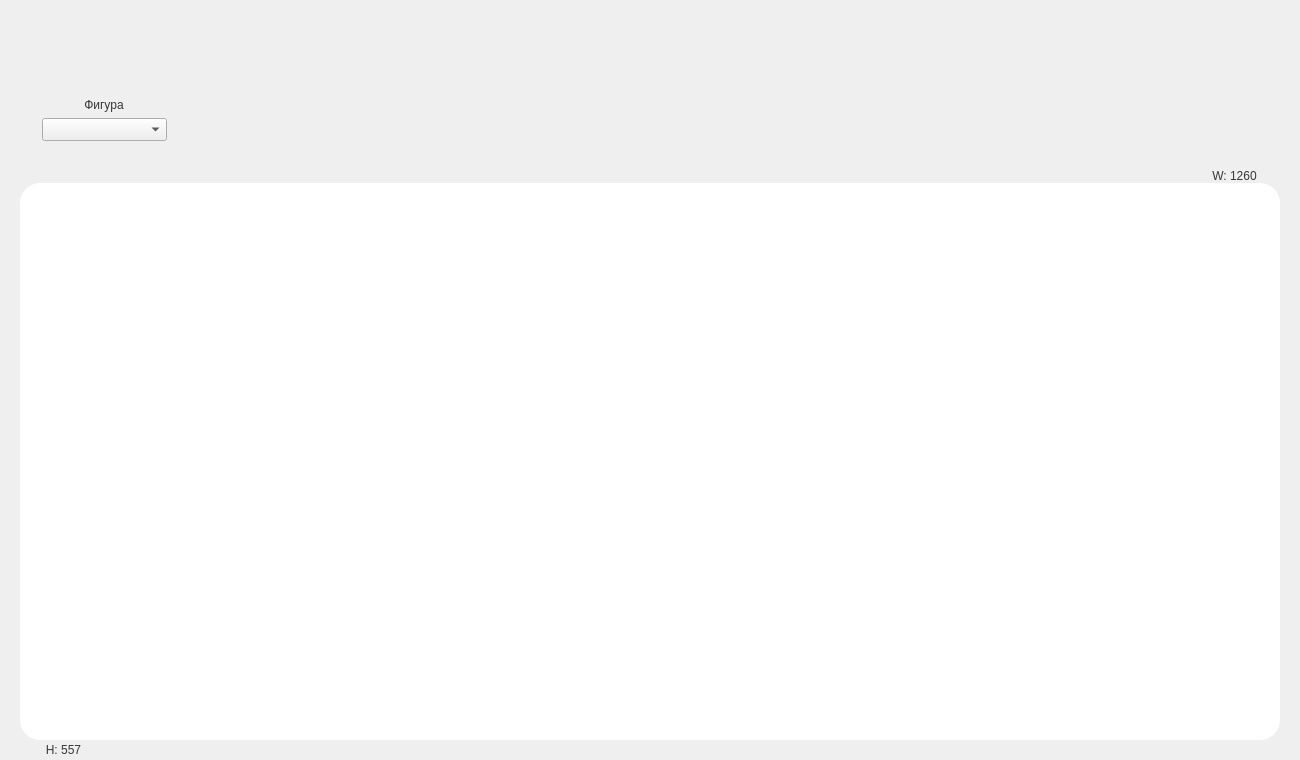
<?xml version="1.0" encoding="UTF-8"?>
<ui version="4.0">
 <class>MainWindow</class>
 <widget class="QMainWindow" name="MainWindow">
  <property name="geometry">
   <rect>
    <x>0</x>
    <y>0</y>
    <width>1300</width>
    <height>760</height>
   </rect>
  </property>
  <property name="windowTitle">
   <string>MainWindow</string>
  </property>
  <property name="windowIcon">
   <iconset resource="resources/resources_file.qrc">
    <normaloff>:/Box.png</normaloff>:/Box.png</iconset>
  </property>
  <property name="styleSheet">
   <string notr="true">QMainWindow {
	background-color: #efefef;
}</string>
  </property>
  <widget class="QWidget" name="centralwidget">
   <widget class="QGraphicsView" name="graphicsView">
    <property name="geometry">
     <rect>
      <x>20</x>
      <y>183</y>
      <width>1260</width>
      <height>557</height>
     </rect>
    </property>
    <property name="styleSheet">
     <string notr="true">QGraphicsView {
	background-color: rgb(255, 255, 255);
	border: 0px solid ;
    border-radius: 20px;
}</string>
    </property>
   </widget>
   <widget class="QComboBox" name="comboBox">
    <property name="geometry">
     <rect>
      <x>42</x>
      <y>118</y>
      <width>125</width>
      <height>23</height>
     </rect>
    </property>
    <property name="styleSheet">
     <string notr="true">QComboBox {
	background-color: #ffffff;
	color: rgb(54, 54, 54);
	font: 500 10pt &quot;JetBrains Mono&quot;;
	border-radius: 5px;
}

QComboBox::drop-down { border-width: 0px; };
QComboBox::down-arrow { image: none; border-width: 0px; };</string>
    </property>
   </widget>
   <widget class="QLabel" name="label">
    <property name="geometry">
     <rect>
      <x>42</x>
      <y>95</y>
      <width>124</width>
      <height>20</height>
     </rect>
    </property>
    <property name="styleSheet">
     <string notr="true">QLabel {
	color: rgb(54, 54, 54);
	font: 500 12pt &quot;JetBrains Mono&quot;;
}</string>
    </property>
    <property name="text">
     <string>Фигура</string>
    </property>
    <property name="alignment">
     <set>Qt::AlignmentFlag::AlignCenter</set>
    </property>
   </widget>
   <widget class="QStackedWidget" name="stackedWidget">
    <property name="geometry">
     <rect>
      <x>193</x>
      <y>0</y>
      <width>1106</width>
      <height>173</height>
     </rect>
    </property>
    <property name="styleSheet">
     <string notr="true"/>
    </property>
    <widget class="QWidget" name="page"/>
    <widget class="QWidget" name="page_2">
     <widget class="QLabel" name="label_2">
      <property name="geometry">
       <rect>
        <x>95</x>
        <y>15</y>
        <width>83</width>
        <height>20</height>
       </rect>
      </property>
      <property name="styleSheet">
       <string notr="true">QLabel {
	color: rgb(54, 54, 54);
	font: 500 12pt &quot;JetBrains Mono&quot;;
}</string>
      </property>
      <property name="text">
       <string>Создать</string>
      </property>
      <property name="alignment">
       <set>Qt::AlignmentFlag::AlignCenter</set>
      </property>
     </widget>
     <widget class="QLabel" name="label_3">
      <property name="geometry">
       <rect>
        <x>15</x>
        <y>80</y>
        <width>239</width>
        <height>80</height>
       </rect>
      </property>
      <property name="styleSheet">
       <string notr="true">QLabel { 
	background-color: rgb(255, 255, 255);
	border: 5px solid #ebebeb;
    border-radius: 19px; 
}</string>
      </property>
      <property name="text">
       <string/>
      </property>
     </widget>
     <widget class="QLabel" name="label_4">
      <property name="geometry">
       <rect>
        <x>288</x>
        <y>80</y>
        <width>511</width>
        <height>80</height>
       </rect>
      </property>
      <property name="styleSheet">
       <string notr="true">QLabel { 
	background-color: rgb(255, 255, 255);
	border: 5px solid #ebebeb;
    border-radius: 19px; 
}</string>
      </property>
      <property name="text">
       <string/>
      </property>
     </widget>
     <widget class="QLabel" name="label_6">
      <property name="geometry">
       <rect>
        <x>28</x>
        <y>41</y>
        <width>118</width>
        <height>31</height>
       </rect>
      </property>
      <property name="styleSheet">
       <string notr="true">QLabel { 
	background-color: rgb(255, 255, 255);
	border: 0px solid;
    border-radius: 8px; 
}</string>
      </property>
      <property name="text">
       <string/>
      </property>
     </widget>
     <widget class="QLabel" name="label_7">
      <property name="geometry">
       <rect>
        <x>427</x>
        <y>41</y>
        <width>69</width>
        <height>31</height>
       </rect>
      </property>
      <property name="styleSheet">
       <string notr="true">QLabel { 
	background-color: rgb(255, 255, 255);
	border: 0px solid;
    border-radius: 8px; 
}</string>
      </property>
      <property name="text">
       <string/>
      </property>
     </widget>
     <widget class="QLabel" name="label_9">
      <property name="geometry">
       <rect>
        <x>550</x>
        <y>41</y>
        <width>82</width>
        <height>31</height>
       </rect>
      </property>
      <property name="styleSheet">
       <string notr="true">QLabel { 
	background-color: rgb(255, 255, 255);
	border: 0px solid;
    border-radius: 8px; 
}</string>
      </property>
      <property name="text">
       <string/>
      </property>
     </widget>
     <widget class="QPushButton" name="pushButton_eye">
      <property name="geometry">
       <rect>
        <x>154</x>
        <y>41</y>
        <width>38</width>
        <height>31</height>
       </rect>
      </property>
      <property name="styleSheet">
       <string notr="true">QPushButton { 
	background-color: rgb(255, 255, 255);
	border: 0px solid;
    border-radius: 8px; 
}

</string>
      </property>
      <property name="text">
       <string/>
      </property>
      <property name="icon">
       <iconset resource="resources/resources_file.qrc">
        <normaloff>:/Eye off.png</normaloff>:/Eye off.png</iconset>
      </property>
      <property name="iconSize">
       <size>
        <width>23</width>
        <height>23</height>
       </size>
      </property>
     </widget>
     <widget class="QPushButton" name="pushButton_trash">
      <property name="geometry">
       <rect>
        <x>199</x>
        <y>41</y>
        <width>38</width>
        <height>31</height>
       </rect>
      </property>
      <property name="styleSheet">
       <string notr="true">QPushButton { 
	background-color: rgb(255, 255, 255);
	border: 0px solid;
    border-radius: 8px; 
}</string>
      </property>
      <property name="text">
       <string/>
      </property>
      <property name="icon">
       <iconset resource="resources/resources_file.qrc">
        <normaloff>:/Trash.png</normaloff>:/Trash.png</iconset>
      </property>
      <property name="iconSize">
       <size>
        <width>23</width>
        <height>23</height>
       </size>
      </property>
     </widget>
     <widget class="QLabel" name="label_13">
      <property name="geometry">
       <rect>
        <x>43</x>
        <y>46</y>
        <width>63</width>
        <height>20</height>
       </rect>
      </property>
      <property name="styleSheet">
       <string notr="true">QLabel {
	color: rgb(54, 54, 54);
	font: 500 12pt &quot;JetBrains Mono&quot;;
}</string>
      </property>
      <property name="text">
       <string>Колич.</string>
      </property>
      <property name="alignment">
       <set>Qt::AlignmentFlag::AlignCenter</set>
      </property>
     </widget>
     <widget class="QLabel" name="label_14">
      <property name="geometry">
       <rect>
        <x>436</x>
        <y>46</y>
        <width>19</width>
        <height>20</height>
       </rect>
      </property>
      <property name="styleSheet">
       <string notr="true">QLabel {
	color: rgb(54, 54, 54);
	font: 500 12pt &quot;JetBrains Mono&quot;;
}</string>
      </property>
      <property name="text">
       <string>№</string>
      </property>
      <property name="alignment">
       <set>Qt::AlignmentFlag::AlignCenter</set>
      </property>
     </widget>
     <widget class="QCheckBox" name="checkBox_all_size">
      <property name="geometry">
       <rect>
        <x>564</x>
        <y>43</y>
        <width>55</width>
        <height>27</height>
       </rect>
      </property>
      <property name="styleSheet">
       <string notr="true">QCheckBox {
	color: rgb(54, 54, 54);
	font: 500 12pt &quot;JetBrains Mono&quot;;
}</string>
      </property>
      <property name="text">
       <string>Все</string>
      </property>
     </widget>
     <widget class="QLabel" name="label_16">
      <property name="geometry">
       <rect>
        <x>30</x>
        <y>99</y>
        <width>89</width>
        <height>21</height>
       </rect>
      </property>
      <property name="styleSheet">
       <string notr="true">QLabel {
	color: rgb(54, 54, 54);
	font: 500 11pt &quot;JetBrains Mono&quot;;
}</string>
      </property>
      <property name="text">
       <string>Координаты</string>
      </property>
      <property name="alignment">
       <set>Qt::AlignmentFlag::AlignCenter</set>
      </property>
     </widget>
     <widget class="QLabel" name="label_17">
      <property name="geometry">
       <rect>
        <x>159</x>
        <y>99</y>
        <width>63</width>
        <height>21</height>
       </rect>
      </property>
      <property name="styleSheet">
       <string notr="true">QLabel {
	color: rgb(54, 54, 54);
	font: 500 11pt &quot;JetBrains Mono&quot;;
}</string>
      </property>
      <property name="text">
       <string>Размеры</string>
      </property>
      <property name="alignment">
       <set>Qt::AlignmentFlag::AlignCenter</set>
      </property>
     </widget>
     <widget class="QLineEdit" name="lineEdit_count">
      <property name="geometry">
       <rect>
        <x>110</x>
        <y>46</y>
        <width>31</width>
        <height>21</height>
       </rect>
      </property>
      <property name="styleSheet">
       <string notr="true">QLineEdit { 
	background-color: #d4d4d4;
	border: 0px solid;
    border-radius: 5px; 
	font: 9pt &quot;JetBrains Mono&quot;;
	color: #ffffff;
}</string>
      </property>
      <property name="text">
       <string/>
      </property>
     </widget>
     <widget class="QLineEdit" name="lineEdit_index_size">
      <property name="geometry">
       <rect>
        <x>459</x>
        <y>46</y>
        <width>31</width>
        <height>21</height>
       </rect>
      </property>
      <property name="styleSheet">
       <string notr="true">QLineEdit { 
	background-color: #d4d4d4;
	border: 0px solid;
    border-radius: 5px; 
	font: 9pt &quot;JetBrains Mono&quot;;
	color: #ffffff;
}</string>
      </property>
     </widget>
     <widget class="QPushButton" name="pushButton_ok_create">
      <property name="geometry">
       <rect>
        <x>54</x>
        <y>148</y>
        <width>67</width>
        <height>22</height>
       </rect>
      </property>
      <property name="styleSheet">
       <string notr="true">QPushButton { 
	background-color: #FFFFFF;
	border: 1px solid #ebebeb;
    border-radius: 5px;
	font: 9pt &quot;JetBrains Mono&quot;;
	color: #ffffff;
}

</string>
      </property>
      <property name="text">
       <string/>
      </property>
      <property name="icon">
       <iconset resource="resources/resources_file.qrc">
        <normaloff>:/Check.png</normaloff>:/Check.png</iconset>
      </property>
      <property name="iconSize">
       <size>
        <width>16</width>
        <height>16</height>
       </size>
      </property>
     </widget>
     <widget class="QPushButton" name="pushButton_random_create">
      <property name="geometry">
       <rect>
        <x>145</x>
        <y>148</y>
        <width>67</width>
        <height>22</height>
       </rect>
      </property>
      <property name="styleSheet">
       <string notr="true">QPushButton { 
	background-color: #FFFFFF;
	border: 1px solid #ebebeb;
    border-radius: 5px;
	font: 9pt &quot;JetBrains Mono&quot;;
	color: #ffffff;
}

</string>
      </property>
      <property name="text">
       <string/>
      </property>
      <property name="icon">
       <iconset resource="resources/resources_file.qrc">
        <normaloff>:/Refresh cw.png</normaloff>:/Refresh cw.png</iconset>
      </property>
      <property name="iconSize">
       <size>
        <width>16</width>
        <height>16</height>
       </size>
      </property>
     </widget>
     <widget class="QPushButton" name="pushButton_random_size">
      <property name="geometry">
       <rect>
        <x>560</x>
        <y>148</y>
        <width>67</width>
        <height>22</height>
       </rect>
      </property>
      <property name="styleSheet">
       <string notr="true">QPushButton { 
	background-color: #FFFFFF;
	border: 1px solid #ebebeb;
    border-radius: 5px;
	font: 9pt &quot;JetBrains Mono&quot;;
	color: #ffffff;
}

</string>
      </property>
      <property name="text">
       <string/>
      </property>
      <property name="icon">
       <iconset resource="resources/resources_file.qrc">
        <normaloff>:/Refresh cw.png</normaloff>:/Refresh cw.png</iconset>
      </property>
     </widget>
     <widget class="QPushButton" name="pushButton_ok_size">
      <property name="geometry">
       <rect>
        <x>469</x>
        <y>148</y>
        <width>67</width>
        <height>22</height>
       </rect>
      </property>
      <property name="styleSheet">
       <string notr="true">QPushButton { 
	background-color: #FFFFFF;
	border: 1px solid #ebebeb;
    border-radius: 5px;
	font: 9pt &quot;JetBrains Mono&quot;;
	color: #ffffff;
}

</string>
      </property>
      <property name="text">
       <string/>
      </property>
      <property name="icon">
       <iconset resource="resources/resources_file.qrc">
        <normaloff>:/Check.png</normaloff>:/Check.png</iconset>
      </property>
     </widget>
     <widget class="QLabel" name="label_18">
      <property name="geometry">
       <rect>
        <x>305</x>
        <y>88</y>
        <width>87</width>
        <height>21</height>
       </rect>
      </property>
      <property name="styleSheet">
       <string notr="true">QLabel {
	color: rgb(54, 54, 54);
	font: 500 11pt &quot;JetBrains Mono&quot;;
}</string>
      </property>
      <property name="text">
       <string>текущие</string>
      </property>
      <property name="alignment">
       <set>Qt::AlignmentFlag::AlignCenter</set>
      </property>
     </widget>
     <widget class="QLabel" name="label_19">
      <property name="geometry">
       <rect>
        <x>444</x>
        <y>88</y>
        <width>44</width>
        <height>21</height>
       </rect>
      </property>
      <property name="styleSheet">
       <string notr="true">QLabel {
	color: rgb(54, 54, 54);
	font: 500 11pt &quot;JetBrains Mono&quot;;
}</string>
      </property>
      <property name="text">
       <string>новые</string>
      </property>
      <property name="alignment">
       <set>Qt::AlignmentFlag::AlignCenter</set>
      </property>
     </widget>
     <widget class="QLabel" name="label_20">
      <property name="geometry">
       <rect>
        <x>591</x>
        <y>88</y>
        <width>62</width>
        <height>21</height>
       </rect>
      </property>
      <property name="styleSheet">
       <string notr="true">QLabel {
	color: rgb(54, 54, 54);
	font: 500 11pt &quot;JetBrains Mono&quot;;
}</string>
      </property>
      <property name="text">
       <string>текущие</string>
      </property>
      <property name="alignment">
       <set>Qt::AlignmentFlag::AlignCenter</set>
      </property>
     </widget>
     <widget class="QLabel" name="label_21">
      <property name="geometry">
       <rect>
        <x>695</x>
        <y>88</y>
        <width>86</width>
        <height>21</height>
       </rect>
      </property>
      <property name="styleSheet">
       <string notr="true">QLabel {
	color: rgb(54, 54, 54);
	font: 500 11pt &quot;JetBrains Mono&quot;;
}</string>
      </property>
      <property name="text">
       <string>смещение</string>
      </property>
      <property name="alignment">
       <set>Qt::AlignmentFlag::AlignCenter</set>
      </property>
     </widget>
     <widget class="QLineEdit" name="lineEdit_x">
      <property name="geometry">
       <rect>
        <x>29</x>
        <y>120</y>
        <width>42</width>
        <height>21</height>
       </rect>
      </property>
      <property name="styleSheet">
       <string notr="true">QLineEdit { 
	background-color: #d4d4d4;
	border: 0px solid;
    border-radius: 5px; 
	font: 9pt &quot;JetBrains Mono&quot;;
	color: #ffffff;
}</string>
      </property>
     </widget>
     <widget class="QLineEdit" name="lineEdit_y">
      <property name="geometry">
       <rect>
        <x>79</x>
        <y>120</y>
        <width>42</width>
        <height>21</height>
       </rect>
      </property>
      <property name="styleSheet">
       <string notr="true">QLineEdit { 
	background-color: #d4d4d4;
	border: 0px solid;
    border-radius: 5px;
	font: 9pt &quot;JetBrains Mono&quot;;
	color: #ffffff; 
}</string>
      </property>
     </widget>
     <widget class="QLineEdit" name="lineEdit_w">
      <property name="geometry">
       <rect>
        <x>148</x>
        <y>120</y>
        <width>42</width>
        <height>21</height>
       </rect>
      </property>
      <property name="styleSheet">
       <string notr="true">QLineEdit { 
	background-color: #d4d4d4;
	border: 0px solid;
    border-radius: 5px; 
	font: 9pt &quot;JetBrains Mono&quot;;
	color: #ffffff;
}</string>
      </property>
     </widget>
     <widget class="QLineEdit" name="lineEdit_h">
      <property name="geometry">
       <rect>
        <x>198</x>
        <y>120</y>
        <width>42</width>
        <height>21</height>
       </rect>
      </property>
      <property name="styleSheet">
       <string notr="true">QLineEdit { 
	background-color: #d4d4d4;
	border: 0px solid;
    border-radius: 5px; 
	font: 9pt &quot;JetBrains Mono&quot;;
	color: #ffffff;
}</string>
      </property>
     </widget>
     <widget class="QLineEdit" name="lineEdit_current_w">
      <property name="geometry">
       <rect>
        <x>303</x>
        <y>109</y>
        <width>42</width>
        <height>21</height>
       </rect>
      </property>
      <property name="styleSheet">
       <string notr="true">QLineEdit { 
	background-color: #d4d4d4;
	border: 0px solid;
    border-radius: 5px; 
	font: 9pt &quot;JetBrains Mono&quot;;
	color: #ffffff;
}</string>
      </property>
     </widget>
     <widget class="QLineEdit" name="lineEdit_current_h">
      <property name="geometry">
       <rect>
        <x>353</x>
        <y>109</y>
        <width>42</width>
        <height>21</height>
       </rect>
      </property>
      <property name="styleSheet">
       <string notr="true">QLineEdit { 
	background-color: #d4d4d4;
	border: 0px solid;
    border-radius: 5px; 
	font: 9pt &quot;JetBrains Mono&quot;;
	color: #ffffff;
}</string>
      </property>
     </widget>
     <widget class="QLineEdit" name="lineEdit_new_w">
      <property name="geometry">
       <rect>
        <x>420</x>
        <y>109</y>
        <width>42</width>
        <height>21</height>
       </rect>
      </property>
      <property name="styleSheet">
       <string notr="true">QLineEdit { 
	background-color: #d4d4d4;
	border: 0px solid;
    border-radius: 5px; 
	font: 9pt &quot;JetBrains Mono&quot;;
	color: #ffffff;
}</string>
      </property>
     </widget>
     <widget class="QLineEdit" name="lineEdit_new_h">
      <property name="geometry">
       <rect>
        <x>470</x>
        <y>109</y>
        <width>42</width>
        <height>21</height>
       </rect>
      </property>
      <property name="styleSheet">
       <string notr="true">QLineEdit { 
	background-color: #d4d4d4;
	border: 0px solid;
    border-radius: 5px; 
	font: 9pt &quot;JetBrains Mono&quot;;
	color: #ffffff;
}</string>
      </property>
     </widget>
     <widget class="QLineEdit" name="lineEdit_current_x">
      <property name="geometry">
       <rect>
        <x>576</x>
        <y>109</y>
        <width>42</width>
        <height>21</height>
       </rect>
      </property>
      <property name="styleSheet">
       <string notr="true">QLineEdit { 
	background-color: #d4d4d4;
	border: 0px solid;
    border-radius: 5px; 
	font: 9pt &quot;JetBrains Mono&quot;;
	color: #ffffff;
}</string>
      </property>
     </widget>
     <widget class="QLineEdit" name="lineEdit_current_y">
      <property name="geometry">
       <rect>
        <x>626</x>
        <y>109</y>
        <width>42</width>
        <height>21</height>
       </rect>
      </property>
      <property name="styleSheet">
       <string notr="true">QLineEdit { 
	background-color: #d4d4d4;
	border: 0px solid;
    border-radius: 5px; 
	font: 9pt &quot;JetBrains Mono&quot;;
	color: #ffffff;
}</string>
      </property>
     </widget>
     <widget class="QLineEdit" name="lineEdit_dx">
      <property name="geometry">
       <rect>
        <x>692</x>
        <y>109</y>
        <width>42</width>
        <height>21</height>
       </rect>
      </property>
      <property name="styleSheet">
       <string notr="true">QLineEdit { 
	background-color: #d4d4d4;
	border: 0px solid;
    border-radius: 5px; 
	font: 9pt &quot;JetBrains Mono&quot;;
	color: #ffffff;
}</string>
      </property>
     </widget>
     <widget class="QLineEdit" name="lineEdit_dy">
      <property name="geometry">
       <rect>
        <x>742</x>
        <y>109</y>
        <width>42</width>
        <height>21</height>
       </rect>
      </property>
      <property name="styleSheet">
       <string notr="true">QLineEdit { 
	background-color: #d4d4d4;
	border: 0px solid;
    border-radius: 5px; 
	font: 9pt &quot;JetBrains Mono&quot;;
	color: #ffffff;
}</string>
      </property>
     </widget>
     <widget class="QPushButton" name="pushButton_search_size">
      <property name="geometry">
       <rect>
        <x>503</x>
        <y>41</y>
        <width>38</width>
        <height>31</height>
       </rect>
      </property>
      <property name="styleSheet">
       <string notr="true">QPushButton { 
	background-color: rgb(255, 255, 255);
	border: 0px solid;
    border-radius: 8px; 
}

</string>
      </property>
      <property name="text">
       <string/>
      </property>
      <property name="icon">
       <iconset resource="resources/resources_file.qrc">
        <normaloff>:/Search.png</normaloff>:/Search.png</iconset>
      </property>
      <property name="iconSize">
       <size>
        <width>23</width>
        <height>23</height>
       </size>
      </property>
     </widget>
     <widget class="QLabel" name="label_22">
      <property name="geometry">
       <rect>
        <x>308</x>
        <y>130</y>
        <width>31</width>
        <height>16</height>
       </rect>
      </property>
      <property name="styleSheet">
       <string notr="true">QLabel {
	color: rgb(54, 54, 54);
	font: 500 11pt &quot;JetBrains Mono&quot;;
}</string>
      </property>
      <property name="text">
       <string>w</string>
      </property>
      <property name="alignment">
       <set>Qt::AlignmentFlag::AlignCenter</set>
      </property>
     </widget>
     <widget class="QLabel" name="label_25">
      <property name="geometry">
       <rect>
        <x>360</x>
        <y>130</y>
        <width>31</width>
        <height>16</height>
       </rect>
      </property>
      <property name="styleSheet">
       <string notr="true">QLabel {
	color: rgb(54, 54, 54);
	font: 500 11pt &quot;JetBrains Mono&quot;;
}</string>
      </property>
      <property name="text">
       <string>h</string>
      </property>
      <property name="alignment">
       <set>Qt::AlignmentFlag::AlignCenter</set>
      </property>
     </widget>
     <widget class="QLabel" name="label_26">
      <property name="geometry">
       <rect>
        <x>478</x>
        <y>130</y>
        <width>31</width>
        <height>16</height>
       </rect>
      </property>
      <property name="styleSheet">
       <string notr="true">QLabel {
	color: rgb(54, 54, 54);
	font: 500 11pt &quot;JetBrains Mono&quot;;
}</string>
      </property>
      <property name="text">
       <string>h</string>
      </property>
      <property name="alignment">
       <set>Qt::AlignmentFlag::AlignCenter</set>
      </property>
     </widget>
     <widget class="QLabel" name="label_27">
      <property name="geometry">
       <rect>
        <x>426</x>
        <y>130</y>
        <width>31</width>
        <height>16</height>
       </rect>
      </property>
      <property name="styleSheet">
       <string notr="true">QLabel {
	color: rgb(54, 54, 54);
	font: 500 11pt &quot;JetBrains Mono&quot;;
}</string>
      </property>
      <property name="text">
       <string>w</string>
      </property>
      <property name="alignment">
       <set>Qt::AlignmentFlag::AlignCenter</set>
      </property>
     </widget>
     <widget class="QLabel" name="label_28">
      <property name="geometry">
       <rect>
        <x>582</x>
        <y>130</y>
        <width>31</width>
        <height>16</height>
       </rect>
      </property>
      <property name="styleSheet">
       <string notr="true">QLabel {
	color: rgb(54, 54, 54);
	font: 500 11pt &quot;JetBrains Mono&quot;;
}</string>
      </property>
      <property name="text">
       <string>x</string>
      </property>
      <property name="alignment">
       <set>Qt::AlignmentFlag::AlignCenter</set>
      </property>
     </widget>
     <widget class="QLabel" name="label_29">
      <property name="geometry">
       <rect>
        <x>634</x>
        <y>130</y>
        <width>31</width>
        <height>16</height>
       </rect>
      </property>
      <property name="styleSheet">
       <string notr="true">QLabel {
	color: rgb(54, 54, 54);
	font: 500 11pt &quot;JetBrains Mono&quot;;
}</string>
      </property>
      <property name="text">
       <string>y</string>
      </property>
      <property name="alignment">
       <set>Qt::AlignmentFlag::AlignCenter</set>
      </property>
     </widget>
     <widget class="QLabel" name="label_30">
      <property name="geometry">
       <rect>
        <x>697</x>
        <y>130</y>
        <width>31</width>
        <height>16</height>
       </rect>
      </property>
      <property name="styleSheet">
       <string notr="true">QLabel {
	color: rgb(54, 54, 54);
	font: 500 11pt &quot;JetBrains Mono&quot;;
}</string>
      </property>
      <property name="text">
       <string>dx</string>
      </property>
      <property name="alignment">
       <set>Qt::AlignmentFlag::AlignCenter</set>
      </property>
     </widget>
     <widget class="QLabel" name="label_31">
      <property name="geometry">
       <rect>
        <x>749</x>
        <y>130</y>
        <width>31</width>
        <height>16</height>
       </rect>
      </property>
      <property name="styleSheet">
       <string notr="true">QLabel {
	color: rgb(54, 54, 54);
	font: 500 11pt &quot;JetBrains Mono&quot;;
}</string>
      </property>
      <property name="text">
       <string>dy</string>
      </property>
      <property name="alignment">
       <set>Qt::AlignmentFlag::AlignCenter</set>
      </property>
     </widget>
    </widget>
   </widget>
   <widget class="QLabel" name="label_23">
    <property name="geometry">
     <rect>
      <x>1191</x>
      <y>165</y>
      <width>87</width>
      <height>21</height>
     </rect>
    </property>
    <property name="styleSheet">
     <string notr="true">QLabel {
	color: rgb(54, 54, 54);
	font: 500 9pt &quot;JetBrains Mono&quot;;
}</string>
    </property>
    <property name="text">
     <string>W: 1260</string>
    </property>
    <property name="alignment">
     <set>Qt::AlignmentFlag::AlignCenter</set>
    </property>
   </widget>
   <widget class="QLabel" name="label_24">
    <property name="geometry">
     <rect>
      <x>20</x>
      <y>739</y>
      <width>87</width>
      <height>21</height>
     </rect>
    </property>
    <property name="styleSheet">
     <string notr="true">QLabel {
	color: rgb(54, 54, 54);
	font: 500 9pt &quot;JetBrains Mono&quot;;
}</string>
    </property>
    <property name="text">
     <string>H: 557</string>
    </property>
    <property name="alignment">
     <set>Qt::AlignmentFlag::AlignCenter</set>
    </property>
   </widget>
  </widget>
 </widget>
 <resources>
  <include location="resources/resources_file.qrc"/>
 </resources>
 <connections/>
</ui>
